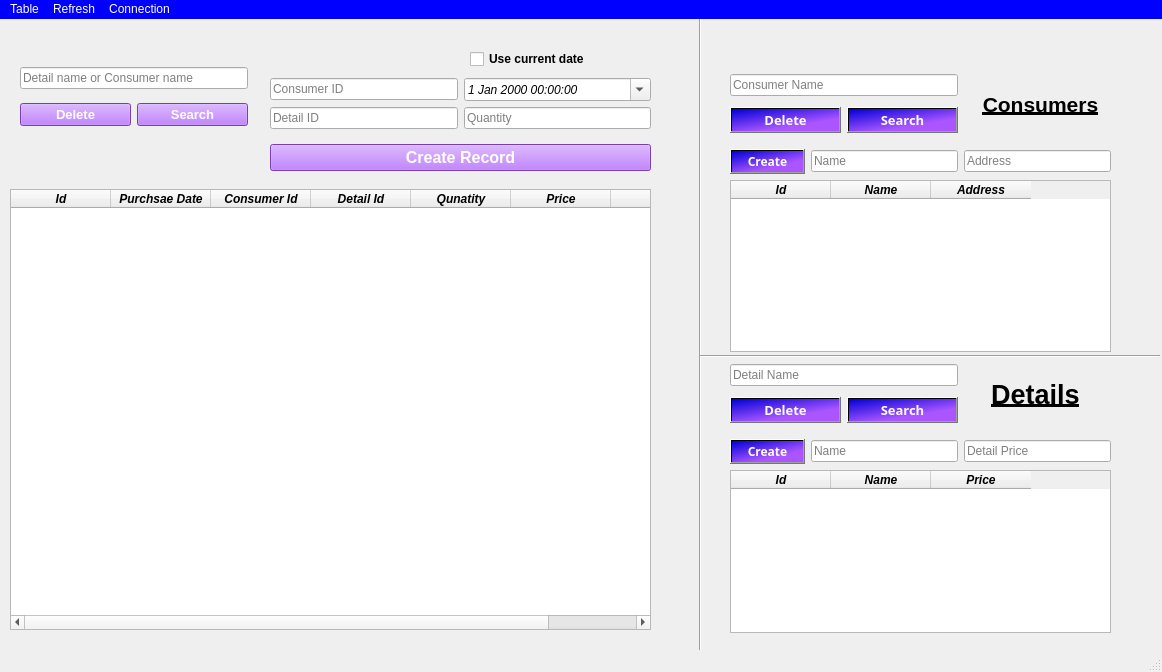
<?xml version="1.0" encoding="UTF-8"?>
<ui version="4.0">
 <class>Shop</class>
 <widget class="QMainWindow" name="Shop">
  <property name="geometry">
   <rect>
    <x>0</x>
    <y>0</y>
    <width>1162</width>
    <height>672</height>
   </rect>
  </property>
  <property name="windowTitle">
   <string>Shop</string>
  </property>
  <property name="autoFillBackground">
   <bool>true</bool>
  </property>
  <widget class="QWidget" name="centralwidget">
   <widget class="QWidget" name="verticalLayoutWidget">
    <property name="geometry">
     <rect>
      <x>10</x>
      <y>170</y>
      <width>641</width>
      <height>441</height>
     </rect>
    </property>
    <layout class="QVBoxLayout" name="verticalLayout">
     <item>
      <widget class="QTableWidget" name="ordersTable">
       <property name="font">
        <font>
         <weight>75</weight>
         <italic>true</italic>
         <bold>true</bold>
        </font>
       </property>
       <property name="columnCount">
        <number>7</number>
       </property>
       <column>
        <property name="text">
         <string>Id</string>
        </property>
       </column>
       <column>
        <property name="text">
         <string>Purchsae Date</string>
        </property>
       </column>
       <column>
        <property name="text">
         <string>Consumer Id</string>
        </property>
       </column>
       <column>
        <property name="text">
         <string>Detail Id</string>
        </property>
       </column>
       <column>
        <property name="text">
         <string>Qunatity</string>
        </property>
       </column>
       <column>
        <property name="text">
         <string>Price</string>
        </property>
       </column>
       <column/>
      </widget>
     </item>
    </layout>
   </widget>
   <widget class="QWidget" name="verticalLayoutWidget_2">
    <property name="geometry">
     <rect>
      <x>730</x>
      <y>130</y>
      <width>381</width>
      <height>203</height>
     </rect>
    </property>
    <layout class="QVBoxLayout" name="verticalLayout_3">
     <item>
      <layout class="QHBoxLayout" name="horizontalLayout_3">
       <item>
        <widget class="QPushButton" name="createConsumerButton">
         <property name="font">
          <font>
           <family>Arial Black</family>
           <pointsize>9</pointsize>
           <weight>75</weight>
           <bold>true</bold>
          </font>
         </property>
         <property name="styleSheet">
          <string notr="true">background: qlineargradient(spread:pad, x1:0, y1:0, x2:0.599333, y2:0.756, stop:0 rgba(0, 0, 214, 255), stop:1 rgba(170, 85, 255, 255));color: white;</string>
         </property>
         <property name="text">
          <string>Create</string>
         </property>
        </widget>
       </item>
       <item>
        <widget class="QLineEdit" name="nameCreateConsumerTF">
         <property name="placeholderText">
          <string>Name</string>
         </property>
        </widget>
       </item>
       <item>
        <widget class="QLineEdit" name="addressCreateConsumerTF">
         <property name="placeholderText">
          <string>Address</string>
         </property>
        </widget>
       </item>
      </layout>
     </item>
     <item>
      <widget class="QTableWidget" name="consumersTable">
       <property name="font">
        <font>
         <weight>75</weight>
         <italic>true</italic>
         <bold>true</bold>
        </font>
       </property>
       <property name="columnCount">
        <number>3</number>
       </property>
       <column>
        <property name="text">
         <string>Id</string>
        </property>
       </column>
       <column>
        <property name="text">
         <string>Name</string>
        </property>
       </column>
       <column>
        <property name="text">
         <string>Address</string>
        </property>
       </column>
      </widget>
     </item>
    </layout>
   </widget>
   <widget class="QWidget" name="verticalLayoutWidget_3">
    <property name="geometry">
     <rect>
      <x>730</x>
      <y>420</y>
      <width>381</width>
      <height>194</height>
     </rect>
    </property>
    <layout class="QVBoxLayout" name="verticalLayout_4">
     <item>
      <layout class="QHBoxLayout" name="horizontalLayout_4">
       <item>
        <widget class="QPushButton" name="createDetailButton">
         <property name="font">
          <font>
           <family>Arial Black</family>
           <weight>75</weight>
           <bold>true</bold>
          </font>
         </property>
         <property name="styleSheet">
          <string notr="true">background: qlineargradient(spread:pad, x1:0, y1:0, x2:0.599333, y2:0.756, stop:0 rgba(0, 0, 214, 255), stop:1 rgba(170, 85, 255, 255));color: white;</string>
         </property>
         <property name="text">
          <string>Create</string>
         </property>
        </widget>
       </item>
       <item>
        <widget class="QLineEdit" name="nameDetailCreateTF">
         <property name="placeholderText">
          <string>Name</string>
         </property>
        </widget>
       </item>
       <item>
        <widget class="QLineEdit" name="priceDetailCreateTF">
         <property name="placeholderText">
          <string>Detail Price</string>
         </property>
        </widget>
       </item>
      </layout>
     </item>
     <item>
      <widget class="QTableWidget" name="detailsTable">
       <property name="font">
        <font>
         <weight>75</weight>
         <italic>true</italic>
         <bold>true</bold>
        </font>
       </property>
       <property name="rowCount">
        <number>0</number>
       </property>
       <property name="columnCount">
        <number>3</number>
       </property>
       <column>
        <property name="text">
         <string>Id</string>
        </property>
       </column>
       <column>
        <property name="text">
         <string>Name</string>
        </property>
       </column>
       <column>
        <property name="text">
         <string>Price</string>
        </property>
       </column>
      </widget>
     </item>
    </layout>
   </widget>
   <widget class="QWidget" name="layoutWidget">
    <property name="geometry">
     <rect>
      <x>730</x>
      <y>50</y>
      <width>228</width>
      <height>71</height>
     </rect>
    </property>
    <layout class="QVBoxLayout" name="verticalLayout_5">
     <item>
      <widget class="QLineEdit" name="consumerSearchTF">
       <property name="placeholderText">
        <string>Consumer Name</string>
       </property>
      </widget>
     </item>
     <item>
      <layout class="QHBoxLayout" name="horizontalLayout_5">
       <item>
        <widget class="QPushButton" name="deleteConsumerButton">
         <property name="font">
          <font>
           <family>Arial Black</family>
           <pointsize>10</pointsize>
           <weight>75</weight>
           <bold>true</bold>
          </font>
         </property>
         <property name="styleSheet">
          <string notr="true">background: qlineargradient(spread:pad, x1:0, y1:0, x2:0.599333, y2:0.756, stop:0 rgba(0, 0, 214, 255), stop:1 rgba(170, 85, 255, 255));color: white;</string>
         </property>
         <property name="text">
          <string>Delete</string>
         </property>
        </widget>
       </item>
       <item>
        <widget class="QPushButton" name="searchConsumerButton">
         <property name="font">
          <font>
           <family>Arial Black</family>
           <pointsize>10</pointsize>
           <weight>75</weight>
           <bold>true</bold>
          </font>
         </property>
         <property name="styleSheet">
          <string notr="true">background: qlineargradient(spread:pad, x1:0, y1:0, x2:0.599333, y2:0.756, stop:0 rgba(0, 0, 214, 255), stop:1 rgba(170, 85, 255, 255));color: white;</string>
         </property>
         <property name="text">
          <string>Search</string>
         </property>
        </widget>
       </item>
      </layout>
     </item>
    </layout>
   </widget>
   <widget class="QWidget" name="layoutWidget_2">
    <property name="geometry">
     <rect>
      <x>730</x>
      <y>340</y>
      <width>228</width>
      <height>71</height>
     </rect>
    </property>
    <layout class="QVBoxLayout" name="verticalLayout_6">
     <item>
      <widget class="QLineEdit" name="detaiSearchTF">
       <property name="placeholderText">
        <string>Detail Name</string>
       </property>
      </widget>
     </item>
     <item>
      <layout class="QHBoxLayout" name="horizontalLayout_6">
       <item>
        <widget class="QPushButton" name="deleteDetailButton">
         <property name="font">
          <font>
           <family>Arial Black</family>
           <pointsize>10</pointsize>
           <weight>75</weight>
           <bold>true</bold>
          </font>
         </property>
         <property name="styleSheet">
          <string notr="true">background: qlineargradient(spread:pad, x1:0, y1:0, x2:0.599333, y2:0.756, stop:0 rgba(0, 0, 214, 255), stop:1 rgba(170, 85, 255, 255));color: white;</string>
         </property>
         <property name="text">
          <string>Delete</string>
         </property>
        </widget>
       </item>
       <item>
        <widget class="QPushButton" name="searchDetailButton">
         <property name="font">
          <font>
           <family>Arial Black</family>
           <pointsize>10</pointsize>
           <weight>75</weight>
           <bold>true</bold>
          </font>
         </property>
         <property name="styleSheet">
          <string notr="true">background: qlineargradient(spread:pad, x1:0, y1:0, x2:0.599333, y2:0.756, stop:0 rgba(0, 0, 214, 255), stop:1 rgba(170, 85, 255, 255));color: white;</string>
         </property>
         <property name="text">
          <string>Search</string>
         </property>
        </widget>
       </item>
      </layout>
     </item>
    </layout>
   </widget>
   <widget class="QLabel" name="label">
    <property name="geometry">
     <rect>
      <x>960</x>
      <y>50</y>
      <width>161</width>
      <height>71</height>
     </rect>
    </property>
    <property name="font">
     <font>
      <pointsize>16</pointsize>
      <weight>75</weight>
      <bold>true</bold>
      <underline>true</underline>
     </font>
    </property>
    <property name="text">
     <string>Consumers</string>
    </property>
    <property name="scaledContents">
     <bool>false</bool>
    </property>
    <property name="alignment">
     <set>Qt::AlignCenter</set>
    </property>
   </widget>
   <widget class="QLabel" name="label_2">
    <property name="geometry">
     <rect>
      <x>960</x>
      <y>350</y>
      <width>151</width>
      <height>51</height>
     </rect>
    </property>
    <property name="font">
     <font>
      <pointsize>20</pointsize>
      <weight>75</weight>
      <bold>true</bold>
      <underline>true</underline>
     </font>
    </property>
    <property name="frameShadow">
     <enum>QFrame::Plain</enum>
    </property>
    <property name="text">
     <string>Details</string>
    </property>
    <property name="textFormat">
     <enum>Qt::AutoText</enum>
    </property>
    <property name="alignment">
     <set>Qt::AlignCenter</set>
    </property>
   </widget>
   <widget class="Line" name="line">
    <property name="geometry">
     <rect>
      <x>690</x>
      <y>-20</y>
      <width>20</width>
      <height>671</height>
     </rect>
    </property>
    <property name="orientation">
     <enum>Qt::Vertical</enum>
    </property>
   </widget>
   <widget class="QWidget" name="layoutWidget">
    <property name="geometry">
     <rect>
      <x>20</x>
      <y>40</y>
      <width>228</width>
      <height>77</height>
     </rect>
    </property>
    <layout class="QVBoxLayout" name="verticalLayout_2">
     <item>
      <widget class="QLineEdit" name="orderSearchTF">
       <property name="placeholderText">
        <string>Detail name or Consumer name</string>
       </property>
      </widget>
     </item>
     <item>
      <layout class="QHBoxLayout" name="horizontalLayout_2">
       <item>
        <widget class="QPushButton" name="orderDeleteButton">
         <property name="font">
          <font>
           <pointsize>10</pointsize>
           <weight>75</weight>
           <bold>true</bold>
          </font>
         </property>
         <property name="styleSheet">
          <string notr="true">background-color:rgb(170, 85, 255);color: white;</string>
         </property>
         <property name="text">
          <string>Delete</string>
         </property>
         <property name="checkable">
          <bool>false</bool>
         </property>
         <property name="default">
          <bool>false</bool>
         </property>
         <property name="flat">
          <bool>false</bool>
         </property>
        </widget>
       </item>
       <item>
        <widget class="QPushButton" name="orderSearchButton">
         <property name="font">
          <font>
           <pointsize>10</pointsize>
           <weight>75</weight>
           <bold>true</bold>
          </font>
         </property>
         <property name="styleSheet">
          <string notr="true">background-color:rgb(170, 85, 255);color: white;</string>
         </property>
         <property name="text">
          <string>Search</string>
         </property>
        </widget>
       </item>
      </layout>
     </item>
    </layout>
   </widget>
   <widget class="QWidget" name="layoutWidget">
    <property name="geometry">
     <rect>
      <x>270</x>
      <y>50</y>
      <width>381</width>
      <height>111</height>
     </rect>
    </property>
    <layout class="QVBoxLayout" name="verticalLayout_7">
     <item>
      <layout class="QGridLayout" name="gridLayout">
       <item row="0" column="1">
        <widget class="QDateTimeEdit" name="purchaseDateCreateOrderDT">
         <property name="font">
          <font>
           <family>Arial</family>
           <pointsize>9</pointsize>
           <weight>50</weight>
           <italic>true</italic>
           <bold>false</bold>
          </font>
         </property>
         <property name="readOnly">
          <bool>false</bool>
         </property>
         <property name="minimumDateTime">
          <datetime>
           <hour>0</hour>
           <minute>0</minute>
           <second>0</second>
           <year>1970</year>
           <month>1</month>
           <day>1</day>
          </datetime>
         </property>
         <property name="currentSection">
          <enum>QDateTimeEdit::DaySection</enum>
         </property>
         <property name="calendarPopup">
          <bool>true</bool>
         </property>
        </widget>
       </item>
       <item row="1" column="1">
        <widget class="QLineEdit" name="qunatityCreateOrderTF">
         <property name="placeholderText">
          <string>Quantity</string>
         </property>
        </widget>
       </item>
       <item row="0" column="0">
        <widget class="QLineEdit" name="consumerIdCreateOrderTF">
         <property name="placeholderText">
          <string>Consumer ID</string>
         </property>
        </widget>
       </item>
       <item row="1" column="0">
        <widget class="QLineEdit" name="detailIdCreateOrderTF">
         <property name="placeholderText">
          <string>Detail ID</string>
         </property>
        </widget>
       </item>
      </layout>
     </item>
     <item>
      <widget class="QPushButton" name="createOrderButton">
       <property name="font">
        <font>
         <pointsize>12</pointsize>
         <weight>75</weight>
         <bold>true</bold>
        </font>
       </property>
       <property name="styleSheet">
        <string notr="true">background-color:rgb(170, 85, 255);color: white;</string>
       </property>
       <property name="text">
        <string>Create Record</string>
       </property>
      </widget>
     </item>
    </layout>
   </widget>
   <widget class="Line" name="line_2">
    <property name="geometry">
     <rect>
      <x>700</x>
      <y>329</y>
      <width>460</width>
      <height>16</height>
     </rect>
    </property>
    <property name="orientation">
     <enum>Qt::Horizontal</enum>
    </property>
   </widget>
   <widget class="QCheckBox" name="useCurrentDateCheckBox">
    <property name="geometry">
     <rect>
      <x>470</x>
      <y>30</y>
      <width>141</width>
      <height>20</height>
     </rect>
    </property>
    <property name="font">
     <font>
      <weight>75</weight>
      <bold>true</bold>
     </font>
    </property>
    <property name="text">
     <string>Use current date</string>
    </property>
   </widget>
  </widget>
  <widget class="QMenuBar" name="menubar">
   <property name="geometry">
    <rect>
     <x>0</x>
     <y>0</y>
     <width>1162</width>
     <height>26</height>
    </rect>
   </property>
   <property name="autoFillBackground">
    <bool>false</bool>
   </property>
   <property name="styleSheet">
    <string notr="true">background:rgb(0, 0, 255);color: white;</string>
   </property>
   <widget class="QMenu" name="menuTable">
    <property name="title">
     <string>Table</string>
    </property>
    <addaction name="actionClear_Orders"/>
    <addaction name="actionClear_Consumers"/>
    <addaction name="actionClear_Details"/>
    <addaction name="actionClear_All"/>
   </widget>
   <widget class="QMenu" name="menuRefresh">
    <property name="title">
     <string>Refresh</string>
    </property>
    <addaction name="actionRefresh_Orders"/>
    <addaction name="actionRefresh_Consumers"/>
    <addaction name="actionRefresh_Details"/>
    <addaction name="actionRefresh_All"/>
   </widget>
   <widget class="QMenu" name="menuConnection">
    <property name="title">
     <string>Connection</string>
    </property>
    <addaction name="actionConnect"/>
   </widget>
   <addaction name="menuTable"/>
   <addaction name="menuRefresh"/>
   <addaction name="menuConnection"/>
  </widget>
  <widget class="QStatusBar" name="statusbar"/>
  <action name="actionClear_Orders">
   <property name="text">
    <string>Clear Orders</string>
   </property>
  </action>
  <action name="actionClear_Consumers">
   <property name="text">
    <string>Clear Consumers</string>
   </property>
  </action>
  <action name="actionClear_Details">
   <property name="text">
    <string>Clear Details</string>
   </property>
  </action>
  <action name="actionClear_All">
   <property name="text">
    <string>Clear All</string>
   </property>
  </action>
  <action name="actionRefresh_Orders">
   <property name="text">
    <string>Refresh Orders</string>
   </property>
  </action>
  <action name="actionRefresh_Consumers">
   <property name="text">
    <string>Refresh Consumers</string>
   </property>
  </action>
  <action name="actionRefresh_Details">
   <property name="text">
    <string>Refresh Details</string>
   </property>
  </action>
  <action name="actionRefresh_All">
   <property name="text">
    <string>Refresh All</string>
   </property>
  </action>
  <action name="actionConnect">
   <property name="text">
    <string>Connect</string>
   </property>
  </action>
 </widget>
 <resources/>
 <connections/>
</ui>
